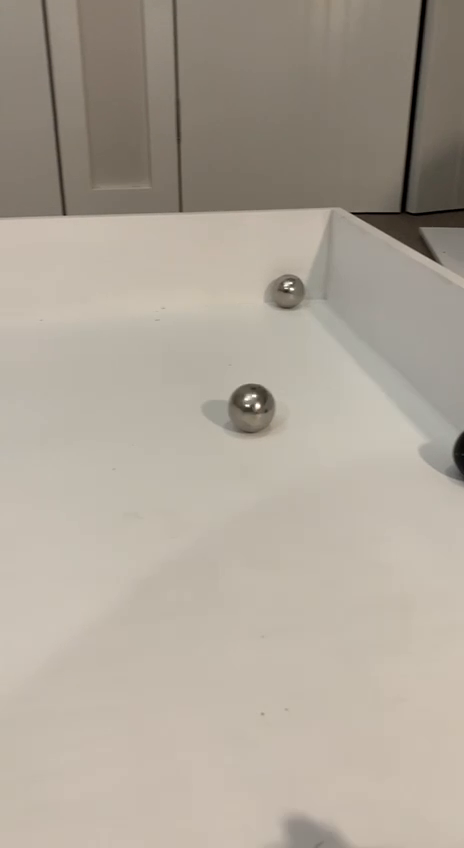
#> input picture frame 18 of Pashmam Code/Internationals 2022/vid.mp4, 464 x 848 px
$ python videoDetection.py
#> lines starting #> are read from the running program, lines starting #| are printed output that depends on the picture; after the words box and inside, x2 and y2 are one past the last pixel; in counts of white or black regions, pixels touching at a corner belong together
import cv2
import numpy as np
cap = cv2.VideoCapture("vid.mp4",0)
# We need to check if camera
# is opened previously or not
if (cap.isOpened() == False):
	print("Error reading video file")

# We need to set resolutions.
# so, convert them from float to integer.
frame_width = int(cap.get(3))
frame_height = int(cap.get(4))

size = (frame_width, frame_height)

# Below VideoWriter object will create
# a frame of above defined The output
# is stored in 'filename.avi' file.
result = cv2.VideoWriter('final.avi',cv2.VideoWriter_fourcc(*'MJPG'),30, size)

while (True):
	ret, frame = cap.read()
#> frame is the input picture: shape (848, 464, 3); mean B, G, R 152.3, 164.4, 173.3
	try:
		#applying blur and gray filter
		blared = cv2.GaussianBlur(frame,(17,17),3)
		img_gray = cv2.cvtColor(blared, cv2.COLOR_BGR2GRAY)
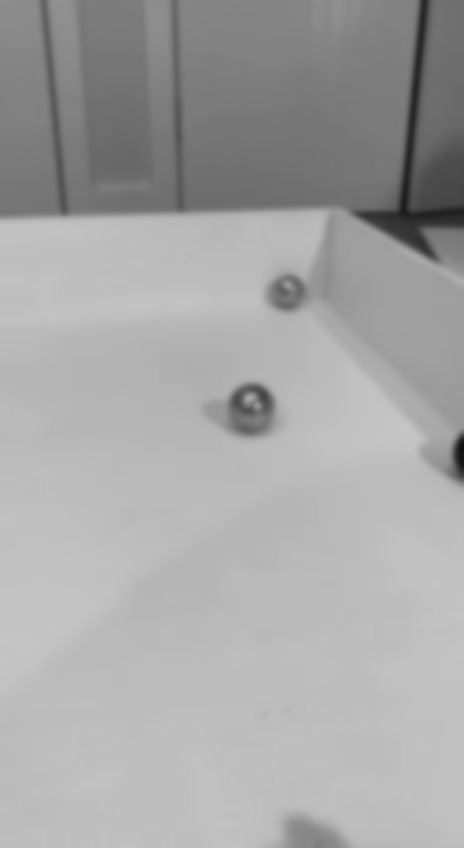
#> img_gray: shape (848, 464); min 16, max 197, mean 165.7
	except:
		break
	# apply binary thresholding
	ret, thresh = cv2.threshold(img_gray, 125, 255, cv2.THRESH_BINARY)
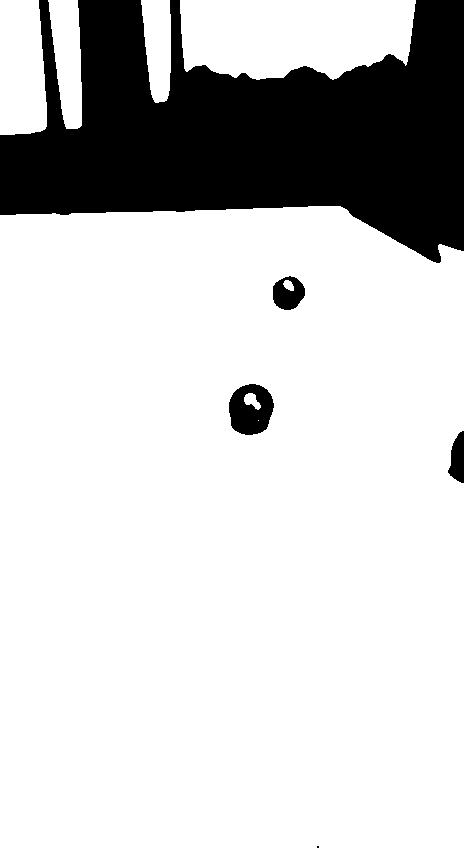
#> thresh: shape (848, 464); 80.5% white; 5 black regions (1 under 20 px)

	# detect the contours on the binary image using cv2.CHAIN_APPROX_NONE
	contours, hierarchy = cv2.findContours(image=thresh, mode=cv2.RETR_TREE, method=cv2.CHAIN_APPROX_NONE)
#> contours = 10 contours, 1 with area under 20; largest, box (x1, y1, x2, y2) and area: (0, 206, 464, 848) 290515, (180, 0, 416, 80) 15882, (0, 0, 47, 135) 5656, (48, 0, 82, 129) 3022, (141, 0, 171, 103) 2336
	hierarchy = hierarchy[0] # get the actual inner list of hierarchy descriptions

	#find the bigest y value
	cordinatesList=[]
	for component in zip(contours, hierarchy):
		currentContour = component[0]
		currentHierarchy = component[1]

		x,y,w,h = cv2.boundingRect(currentContour)

		if currentHierarchy[3] < 0 and w*h > 1000:
			cordinatesList.append(y)
#> this loop made 10 passes
#> (currentHierarchy, x, y, w, h) on passes 1 to 10: ([6, -1, 1, -1], 0, 206, 464, 642), ([4, -1, 2, 0], 228, 383, 47, 53), ([3, -1, -1, 1], 258, 420, 1, 1), ([-1, 2, -1, 1], 244, 393, 17, 17), ([-1, 1, 5, 0], 272, 275, 34, 36), ([-1, -1, -1, 4], 283, 280, 11, 11), ([7, 0, -1, -1], 180, 0, 236, 80), ([8, 6, -1, -1], 141, 0, 30, 103), ([9, 7, -1, -1], 48, 0, 34, 129), ([-1, 8, -1, -1], 0, 0, 47, 135)
#> after the loop, cordinatesList = [206, 0, 0, 0, 0]

	cordinatesList.sort()
	(contours, hierarchy) = zip(*sorted(zip(contours, hierarchy),key=lambda b:b[1][1], reverse=True))
	i=0
	for component in zip(contours, hierarchy):


		currentContour = component[0]
		currentHierarchy = component[1]
		x,y,w,h = cv2.boundingRect(currentContour)
			# draw the countour number on the image

		if currentHierarchy[2] < 0 and y > cordinatesList[-1] and w*h > 1000:
			# these are the innermost child components
			M = cv2.moments(component[0])
			try:
				i+=1
				cX = int(M["m10"] / M["m00"])
				cY = int(M["m01"] / M["m00"])
				cv2.putText(frame, "#{}".format(i), (cX - 20, cY), cv2.FONT_HERSHEY_SIMPLEX,1.0, (255, 255, 255), 2)
			except:
				None

			cv2.rectangle(frame,(x,y),(x+w,y+h),(0,0,0),3)


		elif currentHierarchy[3] < 0 and y == cordinatesList[-1]:
			# these are the outermost parent components
			cv2.rectangle(frame,(x,y),(x+w,y+h),(0,255,0),3)


		elif currentHierarchy[1] < 0 and y > cordinatesList[-1]and w*h > 1000:
			M = cv2.moments(component[0])
			try:
				i+=1
				cX = int(M["m10"] / M["m00"])
				cY = int(M["m01"] / M["m00"])
				cv2.putText(frame, "#{}".format(i), (cX - 20, cY), cv2.FONT_HERSHEY_SIMPLEX,1.0, (255, 255, 255), 2)
			except:
				None


			cv2.rectangle(frame,(x,y),(x+w,y+h),(255,255,225),3)

		# draw contours on the original image
#> (the run stopped early here; a loop or call above may not have finished)

$ run again, starting later in the video
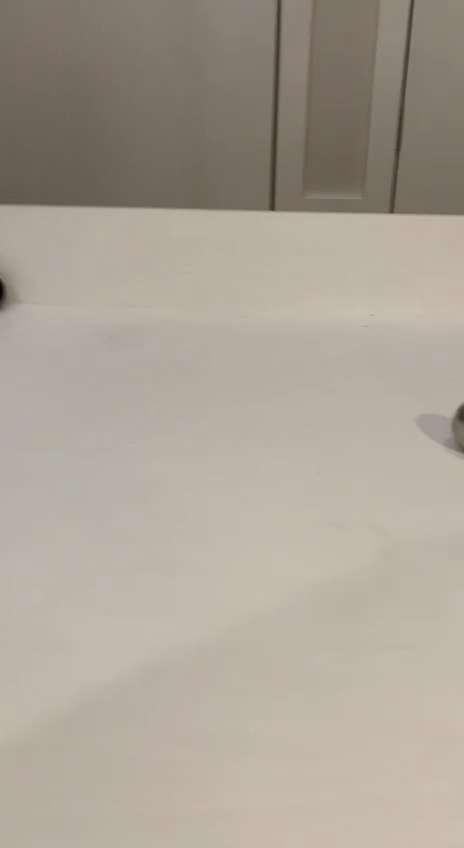
#> input picture frame 83 of Pashmam Code/Internationals 2022/vid.mp4, 464 x 848 px
#> frame is the input picture: shape (848, 464, 3); mean B, G, R 150.1, 161.9, 170.7
#> `ret, thresh = cv2.threshold(img_gray, 125, 255, cv2.THRESH_BINARY)`:
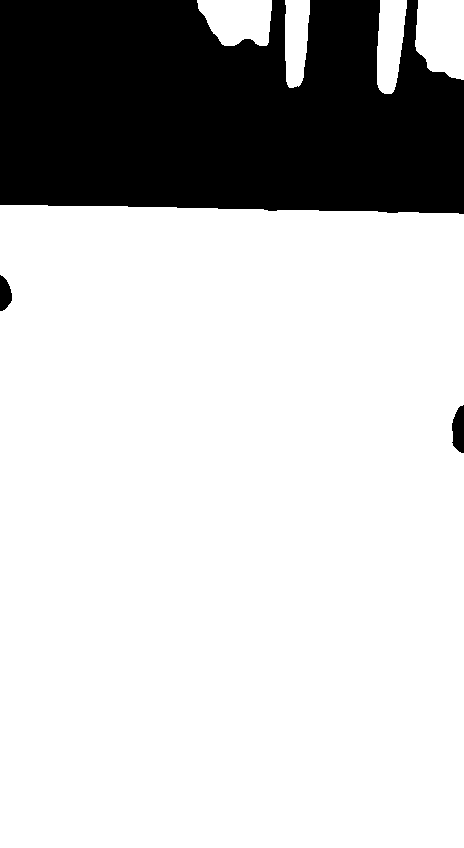
#> thresh: shape (848, 464); 77.8% white; 3 black regions
#> contours = 5 contours; box (x1, y1, x2, y2) and area: (0, 205, 464, 848) 294692, (415, 0, 464, 80) 3232, (197, 0, 272, 46) 2648, (377, 0, 407, 94) 2079, (285, 0, 310, 88) 1748
#> the loop `for component in zip(contours, hierarchy):` made 5 passes
#> (currentHierarchy, x, y, w, h) on passes 1 to 5: ([1, -1, -1, -1], 0, 205, 464, 643), ([2, 0, -1, -1], 415, 0, 49, 80), ([3, 1, -1, -1], 377, 0, 30, 94), ([4, 2, -1, -1], 285, 0, 25, 88), ([-1, 3, -1, -1], 197, 0, 75, 46)
#> after the loop `for component in zip(contours, hierarchy):`: cordinatesList = [205, 0, 0, 0, 0]
